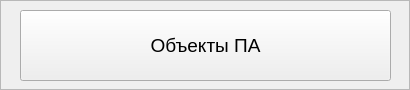
<?xml version="1.0" encoding="UTF-8"?>
<ui version="4.0">
 <class>ObjectPA</class>
 <widget class="QFrame" name="ObjectPA">
  <property name="geometry">
   <rect>
    <x>0</x>
    <y>0</y>
    <width>410</width>
    <height>90</height>
   </rect>
  </property>
  <property name="windowTitle">
   <string>Frame</string>
  </property>
  <property name="frameShape">
   <enum>QFrame::StyledPanel</enum>
  </property>
  <property name="frameShadow">
   <enum>QFrame::Raised</enum>
  </property>
  <widget class="QPushButton" name="ObjPaBut">
   <property name="geometry">
    <rect>
     <x>20</x>
     <y>10</y>
     <width>371</width>
     <height>71</height>
    </rect>
   </property>
   <property name="font">
    <font>
     <pointsize>14</pointsize>
     <stylestrategy>PreferDefault</stylestrategy>
    </font>
   </property>
   <property name="focusPolicy">
    <enum>Qt::StrongFocus</enum>
   </property>
   <property name="contextMenuPolicy">
    <enum>Qt::DefaultContextMenu</enum>
   </property>
   <property name="acceptDrops">
    <bool>false</bool>
   </property>
   <property name="inputMethodHints">
    <set>Qt::ImhNone</set>
   </property>
   <property name="text">
    <string>Объекты ПА</string>
   </property>
   <property name="shortcut">
    <string/>
   </property>
  </widget>
 </widget>
 <resources/>
 <connections/>
</ui>
